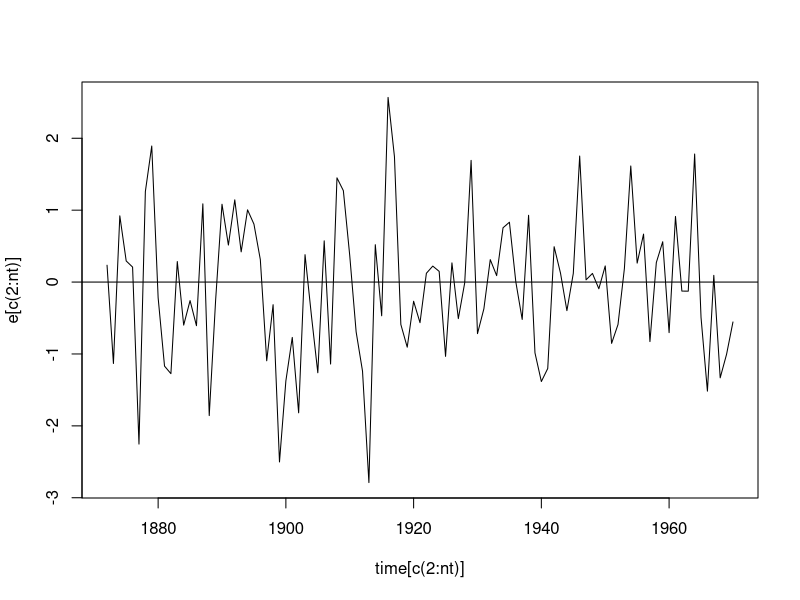
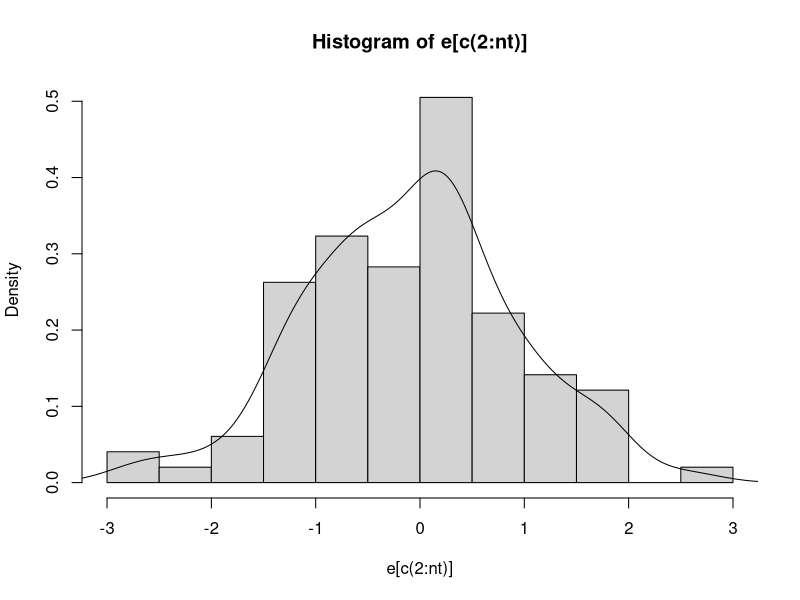
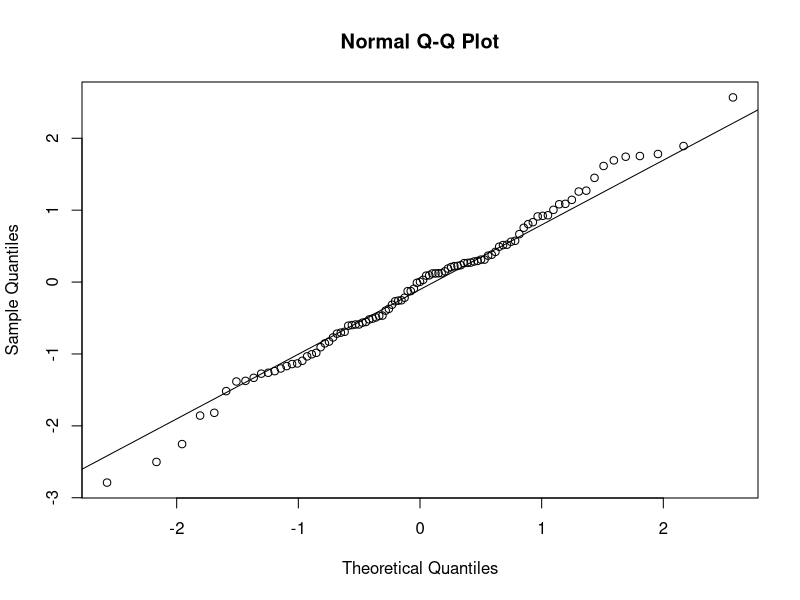
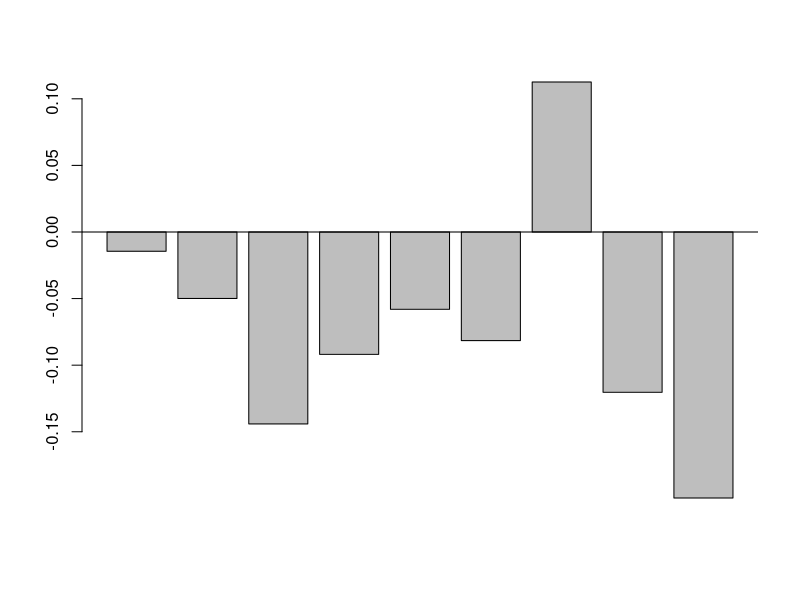

The R script that drew these images, in order:
## ---- chunk 1
Nile <- datasets::Nile
## ---- chunk 2
nt   <- 100                      # no. time intervals
time <- c(1871:1970)

sig_ep  <- 15099                        # process err variance
sig_eta  <- 1469.1                       # obs error variance

a <- rep(0,nt)
P <- rep(0,nt)


v <- rep(0,nt)
F <- rep(0,nt)
K <- rep(0,nt)
e <- rep(0,nt)



a[1] = 0
P[1] = 10^7


v[1] <- Nile[1] - a[1]
F[1] <- P[1] + sig_ep
K[1] <- P[1]/F[1]
e[1] <- v[1]/(sqrt(F[1]))


for(t in 2:nt){
  a[t] <- a[t-1] + K[t-1]*v[t-1]
  P[t] <- P[t-1]*(1-K[t-1]) + sig_eta
  
  v[t] <- Nile[t] - a[t]
  F[t] <- P[t] + sig_ep
  K[t] <- P[t]/F[t]
  e[t] <- v[t]/(sqrt(F[t]))
}

## ---- chunk 3
png('local_e.png',width=600, height=400)
plot(time[c(2:nt)],e[c(2:nt)], type="l")
abline(h=0)
dev.off()
## ---- chunk 4
png('local_e_histogram.png',width=600, height=400)
hist(e[c(2:nt)], probability=TRUE)
lines(density(e[c(2:nt)]))
dev.off()
## ---- chunk 5
png('qq.png',width=600, height=400)
qqnorm(e[c(2:nt)])
qqline(e[c(2:nt)])
dev.off()
## ---- chunk 6
m1 <- 0
for(t in 2:nt){
  m1 <- m1 + e[t]
}
m1 <- m1 / (nt-1)


m2 <- 0
m3 <- 0
m4 <- 0
for(t in 2:nt){
  m2 <- m2 + (e[t]-m1)^2
  m3 <- m3 + (e[t]-m1)^3
  m4 <- m4 + (e[t]-m1)^4
}
m2 <- m2 / (nt-1)
m3 <- m3 / (nt-1)
m4 <- m4 / (nt-1)

tS <- m3/sqrt(m2^3)
tK <- m4/(m2^2)
tN <- (nt-1)*(tS^2/6+(tK-3)^2/24)

sprintf("S = %f", tS)
sprintf("K = %f", tK)
sprintf("N = %f", tN)
## ---- chunk 7
t_c <- rep(0,10)
for(j in 2:10){
  for (t in (j+1):nt){
    t_c[j] <- t_c[j] + (e[t] - m1) * (e[t-j] - m1)
  }
  t_c[j] <- t_c[j] / (nt * m2)
}
## ---- chunk 8
png('local_correlogram.png',width=600, height=400)
barplot(t_c[c(2:10)])
abline(h=0)
dev.off()
